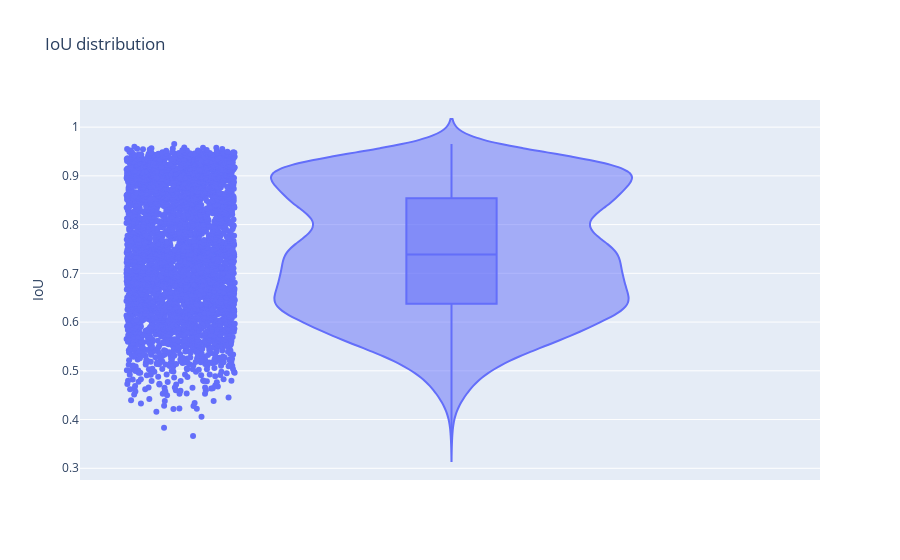

Notebook source saved alongside this figure:
### Markdown cell above
Previous:

0.9196691274162706 <br>
0.05097715592981259

Small improvement in mean IoU (+0.01) and std (-0.01)

### Code cell
fig = px.violin(df["IoU"], y="IoU", title="IoU distribution", box=True, points="all")
fig.show()

### Figure 1 — Plotly figure (JSON) as saved in the notebook; plotly's stock layout.template omitted (floating-point values rounded to 4 significant figures; data arrays with more than 128 entries replaced by an {"elided": "..."} marker saying what was removed)
{"data": [{"alignmentgroup": "True", "box": {"visible": true}, "hovertemplate": "IoU=%{y}<extra></extra>", "legendgroup": "", "marker": {"color": "#636efa"}, "name": "", "offsetgroup": "", "orientation": "v", "points": "all", "scalegroup": "True", "showlegend": false, "type": "violin", "x0": " ", "xaxis": "x", "y": {"elided": "3911 float values"}, "y0": " ", "yaxis": "y"}], "layout": {"legend": {"tracegroupgap": 0}, "title": {"text": "IoU distribution"}, "violinmode": "group", "xaxis": {"anchor": "y", "domain": [0, 1]}, "yaxis": {"anchor": "x", "domain": [0, 1], "title": {"text": "IoU"}}}}
